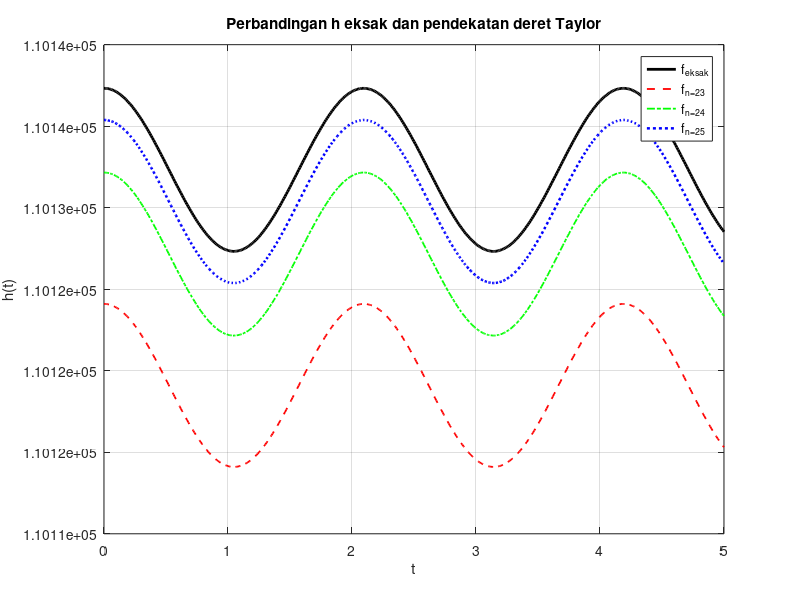
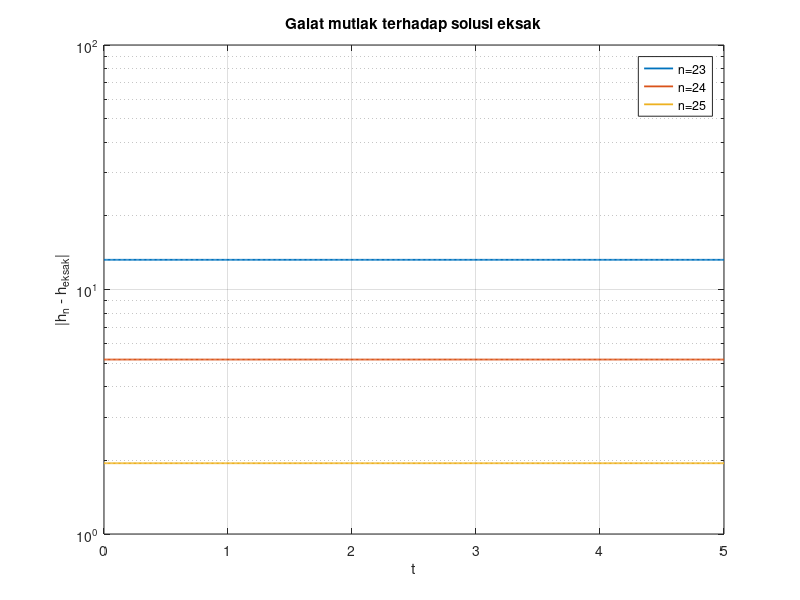

Reproduce these figures in MATLAB, in order.
%L0325036_NABIL MUFLIH
clc; clear; close all;

lambda = 12; v = 36; x = 10; h0 = 5;
t = 0:0.01:5;
N = [23 24 25];
z = t*v/lambda;
batas = 1;

h_eksak = h0*(cos(z) + exp(x));

h_n = zeros(numel(N), numel(t));
for k = 1:numel(N)
    n = N(k);
    e_taylor = 0;
    cos_taylor = zeros(size(z));
    for i = 0:n
        e_taylor   = e_taylor + x^i / factorial(i);
        cos_taylor = cos_taylor + (-1)^i * z.^(2*i) / factorial(2*i);
    end
    h_n(k,:) = h0*(cos_taylor + e_taylor);
end

galat_mutlak   = abs(h_n - h_eksak);
galat_relatif  = galat_mutlak ./ abs(h_eksak) * 100;
rerata_mutlak  = mean(galat_mutlak, 2);
rerata_relatif = mean(galat_relatif, 2);
maks_relatif   = max(galat_relatif, [], 2);

idx = 1:100:501;
fprintf('%-4s %16s %16s %16s %16s\n', 't', 'h eksak', 'n=23', 'n=24', 'n=25');
for j = idx
    fprintf('%-4g %16.4f %16.4f %16.4f %16.4f\n', t(j), h_eksak(j), ...
            h_n(1,j), h_n(2,j), h_n(3,j));
end

fprintf('\n%-4s %20s %20s %20s %-12s\n', 'n', 'Rerata galat mutlak', ...
        'Rerata galat rel(%)', 'Galat rel maks(%)', 'Keputusan');
for k = 1:numel(N)
    if maks_relatif(k) < batas
        ket = 'LAYAK';
    else
        ket = 'TIDAK LAYAK';
    end
    fprintf('%-4d %20.6f %20.6f %20.6f %-12s\n', N(k), ...
            rerata_mutlak(k), rerata_relatif(k), maks_relatif(k), ket);
end

figure(1);
plot(t, h_eksak,  'k-',  'LineWidth', 2.0); hold on;
plot(t, h_n(1,:), 'r--', 'LineWidth', 1.3);
plot(t, h_n(2,:), 'g-.', 'LineWidth', 1.3);
plot(t, h_n(3,:), 'b:',  'LineWidth', 1.8);
grid on; xlabel('t'); ylabel('h(t)');
title('Perbandingan h eksak dan pendekatan deret Taylor');
legend('f_{eksak}', 'f_{n=23}', 'f_{n=24}', 'f_{n=25}', 'Location', 'best');

figure(2);
semilogy(t, galat_mutlak', 'LineWidth', 1.3); grid on;
xlabel('t'); ylabel('|h_n - h_{eksak}|');
title('Galat mutlak terhadap solusi eksak');
legend('n=23', 'n=24', 'n=25', 'Location', 'best');
